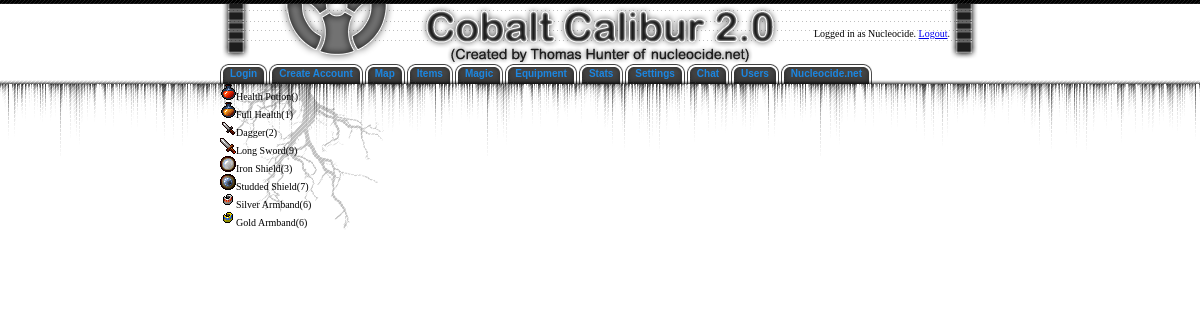
The page /?s=items (signed in) on the database its author committed.
### tables this page shows
CREATE TABLE `entities` (
  `id` int(11) NOT NULL AUTO_INCREMENT,
  `type` int(11) NOT NULL DEFAULT '1',
  `thing_id` int(11) NOT NULL DEFAULT '0',
  PRIMARY KEY (`id`)
);

CREATE TABLE `items` (
  `id` int(11) NOT NULL AUTO_INCREMENT,
  `name` varchar(40) NOT NULL DEFAULT '',
  `hp_increase` int(11) NOT NULL DEFAULT '0',
  `mp_increase` int(11) NOT NULL DEFAULT '0',
  `raise_dead` tinyint(4) NOT NULL DEFAULT '0',
  `full_health` tinyint(4) NOT NULL DEFAULT '0',
  `full_magic` tinyint(4) NOT NULL DEFAULT '0',
  `enemy_damage` int(11) NOT NULL DEFAULT '0',
  `hp_mod_z` int(11) NOT NULL DEFAULT '0',
  `mp_mod_z` int(11) NOT NULL DEFAULT '0',
  `str_mod_z` int(11) NOT NULL DEFAULT '0',
  `vit_mod_z` int(11) NOT NULL DEFAULT '0',
  `agi_mod_z` int(11) NOT NULL DEFAULT '0',
  `wis_mod_z` int(11) NOT NULL DEFAULT '0',
  `int_mod_z` int(11) NOT NULL DEFAULT '0',
  `description` text NOT NULL,
  UNIQUE KEY `id` (`id`,`name`)
);

CREATE TABLE `weapons` (
  `id` int(11) NOT NULL AUTO_INCREMENT,
  `name` varchar(40) NOT NULL DEFAULT '',
  `level_requirement` int(11) NOT NULL DEFAULT '1',
  `class_id_requirement` int(11) NOT NULL DEFAULT '0',
  `race_id_requirement` int(11) NOT NULL DEFAULT '0',
  `element_id` int(11) NOT NULL DEFAULT '0',
  `base_damage` int(11) NOT NULL DEFAULT '0',
  `base_accuracy` int(11) NOT NULL DEFAULT '0',
  `hp_mod_z` int(11) NOT NULL DEFAULT '0',
  `mp_mod_z` int(11) NOT NULL DEFAULT '0',
  `str_mod_z` int(11) NOT NULL DEFAULT '0',
  `vit_mod_z` int(11) NOT NULL DEFAULT '0',
  `agi_mod_z` int(11) NOT NULL DEFAULT '0',
  `wis_mod_z` int(11) NOT NULL DEFAULT '0',
  `int_mod_z` int(11) NOT NULL DEFAULT '0',
  `description` text NOT NULL,
  `value` int(11) NOT NULL DEFAULT '0',
  UNIQUE KEY `id` (`id`,`name`)
);

CREATE TABLE `shields` (
  `id` int(11) NOT NULL AUTO_INCREMENT,
  `name` varchar(40) NOT NULL DEFAULT '',
  `level_requirement` int(11) NOT NULL DEFAULT '0',
  `class_id_requirement` int(11) NOT NULL DEFAULT '0',
  `race_id_requirement` int(11) NOT NULL DEFAULT '0',
  `base_defense` int(11) NOT NULL DEFAULT '0',
  `base_evasion` int(11) NOT NULL DEFAULT '0',
  `hp_mod_z` int(11) NOT NULL DEFAULT '0',
  `mp_mod_z` int(11) NOT NULL DEFAULT '0',
  `str_mod_z` int(11) NOT NULL DEFAULT '0',
  `vit_mod_z` int(11) NOT NULL DEFAULT '0',
  `agi_mod_z` int(11) NOT NULL DEFAULT '0',
  `wis_mod_z` int(11) NOT NULL DEFAULT '0',
  `int_mod_z` int(11) NOT NULL DEFAULT '0',
  `description` text NOT NULL,
  `value` int(11) NOT NULL DEFAULT '0',
  PRIMARY KEY (`id`),
  UNIQUE KEY `name` (`name`)
);

CREATE TABLE `accessories` (
  `id` int(11) NOT NULL AUTO_INCREMENT,
  `name` varchar(40) NOT NULL DEFAULT '',
  `p_dmg_take` smallint(6) NOT NULL DEFAULT '0',
  `p_dmg_give` smallint(6) NOT NULL DEFAULT '0',
  `m_dmg_take` smallint(6) NOT NULL DEFAULT '0',
  `m_dmg_give` smallint(6) NOT NULL DEFAULT '0',
  `hp_mod_z` int(11) NOT NULL DEFAULT '0',
  `mp_mod_z` int(11) NOT NULL DEFAULT '0',
  `str_mod_z` int(11) NOT NULL DEFAULT '0',
  `vit_mod_z` int(11) NOT NULL DEFAULT '0',
  `agi_mod_z` int(11) NOT NULL DEFAULT '0',
  `wis_mod_z` int(11) NOT NULL DEFAULT '0',
  `int_mod_z` int(11) NOT NULL DEFAULT '0',
  `description` text NOT NULL,
  `value` int(11) NOT NULL DEFAULT '0',
  UNIQUE KEY `id` (`id`,`name`)
);

### includes_ajax/mysql.ssi.php (called while the page is built, shortened)
<?php
function runQuery($query) {
$mySqlServer = 'localhost';
$mySqlUser = 'cobalt';
$mySqlPass = 'yaWfJXayCSUATPjA';
$mySqlDB = 'cobaltcalibur';
	$connect = mysql_connect($mySqlServer, $mySqlUser, $mySqlPass);
        $result = mysql_query($query, $connect);
	return $result;
}

### includes_ajax/items.php (the view, shortened to what this page needs)
<?
$sql = "SELECT * FROM `entity_inventory` WHERE `user_id` = " . $_SESSION['cc_user_id'];
$result = runQuery($sql);
$i=0;
while ($row = mysql_fetch_assoc($result)) {
	$items[$i++] = $row['entity_id'];
	$items_count[$i] = $row['quantity'];
}
if ($i) {
	$sql = "SELECT `type`, `thing_id` FROM `entities` WHERE ";
	for ($i = 0; $i < sizeof($items); $i++) {
		$sql .= "`id` = '" . $items[$i] . "'";
		if ($i != (sizeof($items)-1)) $sql .= " OR ";
	}
	$sql .= "";
	$result = runQuery($sql);
	$t1=0; $t2=0; $t3=0; $t4=0; $k=0;
	while ($rows = mysql_fetch_assoc($result)) {
		print_entity($rows['type'], $rows['thing_id'], $items_count[$k++]);
	}
}
function print_entity($type, $id, $amount) {
	if ($type == 1)
		$x = 'items';
	else if ($type == 2)
		$x = 'weapons';
	else if ($type == 3)
		$x = 'shields';
	else if ($type == 4)
		$x = 'accessories';
	else
		return 0;
	$sql = "SELECT `name`, `id` FROM `$x` WHERE `id` = '$id' LIMIT 1";
	$result = runQuery($sql);
	$row = mysql_fetch_assoc($result);
	echo "<img src=\"images/$x/$id.gif\">" . $row['name'] . "(" . $amount . ")<br />\n";
}
?>

### style.css (style rules this page uses)
body { background: white url("images/gui/body.gif") repeat-x center top; margin: 4px 0 0 0; padding: 0; text-align: center; }

### rows shown on the page
entities: shows a picture, items.name "Health Potion"
entities: shows a picture, items.name "Full Health", amount "1"
entities: shows a picture, weapons.name "Dagger", amount "2"
entities: shows a picture, weapons.name "Long Sword", amount "9"
entities: shows a picture, shields.name "Iron Shield", amount "3"
entities: shows a picture, shields.name "Studded Shield", amount "7"
entities: shows a picture, accessories.name "Silver Armband", amount "6"
entities: shows a picture, accessories.name "Gold Armband", amount "6"

### other values the page prints
$_SESSION['cc_username'] "Nucleocide"
